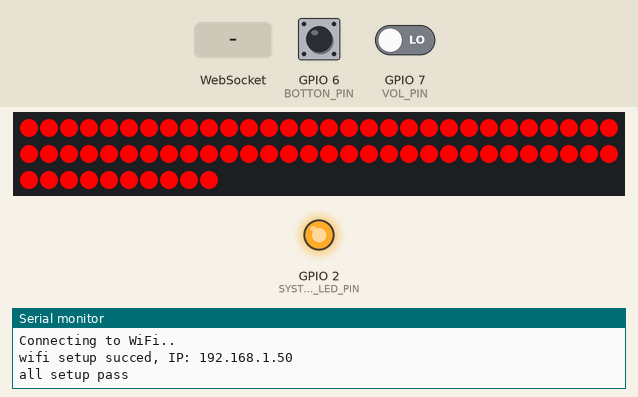
Simulated run of this sketch. Board: ESP32-S3. Parts: 70 RGB LEDs in strip order, left to right, continuing on the next row, output pins drawn as LEDs (lit = HIGH), the last lines printed to the serial monitor. The inputs (shaded band) are chosen by the test bench; at power-on: GPIO 6 (BOTTON_PIN) HIGH, GPIO 7 (VOL_PIN) LOW. Dim RGB values are drawn brighter than linear; WiFi joins after 1.5 s; servers stay silent unless stated; the audio player accepts every command and is not drawn.

Above: at 3.6 s.
At 9.6 s:
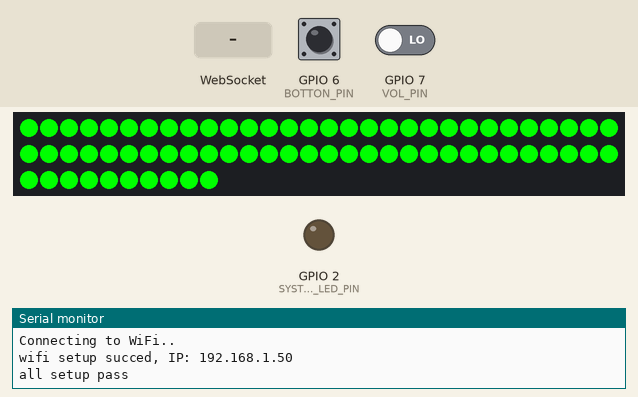
11.8 s: WebSocket text "1" received
At 11.9 s:
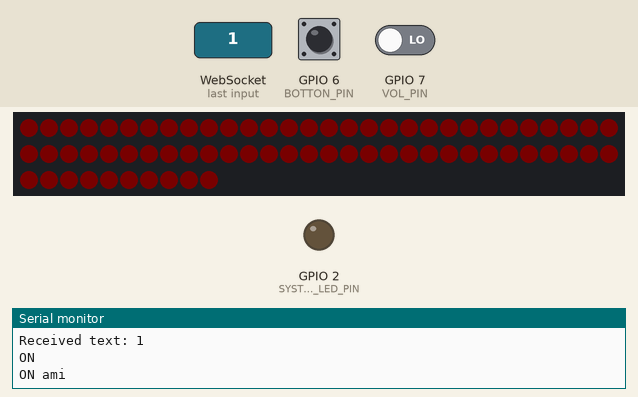
13.3 s: WebSocket text "0" received
At 20.8 s:
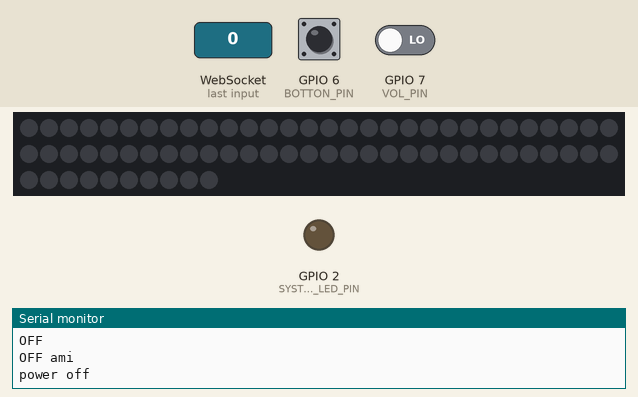
Timing chart, 0 to 22.3 s (numbered marks = the images above; inputs shaded):
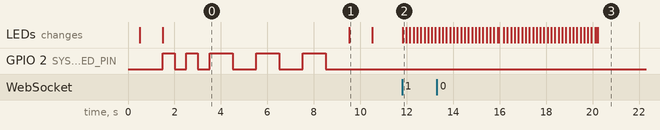

Measured:
- after the input at 11.8 s, the LEDs: change at once (image 2)
- what the display in image 0 shows lasts 8.0 s, from 1.5 s to 9.5 s
- what the display in image 1 shows lasts 1.0 s, from 9.5 s to 10.5 s

The sketch:

RGB_Instrument_client.ino
```cpp
#include <WiFi.h>
#include <ESPAsyncWebSrv.h>
#include <Adafruit_NeoPixel.h>
#include "DFRobotDFPlayerMini.h"
#include <WebSocketsClient.h>
#include "WIFI_ID.h"
#include "client_info.h"

#define SYSTEM_LED_PIN 2  //開機檢測燈
#define BOTTON_PIN 6
#define MP3_RX_PIN 5
#define MP3_TX_PIN 4
#define LED_PIN 9
#define VOL_PIN 7  //感測電池電壓
#define MONITOR_BAUDRATE 921600
#define MP3_BAUDRATE 9600

#define NUM_UNITS 1                                                     // 樂器單元數量
#define NUM_LEDS_PER_UNIT 70                                            // 每個單元的LED數量
#define NUM_LEDS_TOTAL (NUM_UNITS * NUM_LEDS_PER_UNIT)                  // 總LED數量
Adafruit_NeoPixel leds(NUM_LEDS_TOTAL, LED_PIN, NEO_GRB + NEO_KHZ800);  //  定義ws2812燈條
HardwareSerial myHardwareSerial(1);                                     //ESP32可宣告需要一個硬體序列，軟體序列會出錯
DFRobotDFPlayerMini myDFPlayer;                                         //啟動DFPlayer撥放器
WebSocketsClient webSocket;

int port = 80;  // 主機的端口
/*------rgb變數-------*/
float client_Bright = 0.80;   //亮度
float brightIntervel = 0.04;  //亮度變化速度
int client_chang = 1;         //亮度變化方向, +-1
/*------系統變數------*/
bool last_workState = false;  //紀錄開關機狀態
bool workState = false;       //預設開關機狀態
unsigned long previousMillis = 0;
const int interval = 50;
/*------按鈕變數------*/
bool last_bottonState = true;  //紀錄按鈕感測電壓, 壓下->0, 放開->1
bool bottonState = true;       //預設按鈕感測電壓, 壓下->0, 放開->1
/*------mp3變數-------*/
bool isPlaying = false;             //是否正在撥放音樂, 是->0, 否->1
int music_file_hit_instrument = 1;  //擊打音效的檔案編號
/*------電源變數------*/
int bettery_voltage;  //紀錄電池電壓, 0~1024
/*-----開發者指令變數-----*/
int on = 1;
int off = 2;
int perssBotton = 3;
int cheakvoltage = 4;
int deadCmd = 0;

void setup() {
  /*------系統設定-------*/
  Serial.begin(MONITOR_BAUDRATE);

  myHardwareSerial.begin(MP3_BAUDRATE, SERIAL_8N1, MP3_TX_PIN, MP3_RX_PIN);  // Serial的TX,RX
  Serial.println("Initializing DFPlayer ... (May take 1-2 seconds)");
  myDFPlayer.begin(myHardwareSerial);  //將DFPlayer播放器宣告在HardwareSerial控制

  Serial.println(F("begin setup system"));
  pinMode(BOTTON_PIN, INPUT_PULLUP);
  pinMode(VOL_PIN, INPUT);
  pinMode(SYSTEM_LED_PIN, OUTPUT);
  Serial.println(F("system setup succed"));
  /*------元件設定-------*/
  Serial.println(F("begin setup element"));
  leds.begin();
  setupWIFI();
  myDFPlayer.volume(30);
  webSocket.begin(host, port, "/ws");
  webSocket.onEvent(webSocketEvent);

  allSetupOK();
  /*
  Serial.println("test");
  myDFPlayer.playMp3Folder(2);  //播放mp3內的0001.mp3 3秒鐘
  delay(5000);
  Serial.println("REtest");
  myDFPlayer.playMp3Folder(1);  //播放mp3內的0001.mp3 3秒鐘*/
}


void loop() {
  /*------刷新系統變數-------*/
  unsigned long currentMillis = millis();
  if (currentMillis - previousMillis >= interval) {
    previousMillis = currentMillis;
    webSocket.loop();                        //刷新web
    ONorOFFAnimate();                        //刷新開關機狀態
    bottonState = digitalRead(BOTTON_PIN);   //刷新按鈕感測電壓, 壓下->0, 放開->1
    bettery_voltage = digitalRead(VOL_PIN);  //刷新電池電壓, 0~1024

    /*------壓下按鈕時-------*/
    if (ifBottonPress()) {
      Serial.println("press");
      myDFPlayer.playMp3Folder(music_file_hit_instrument);  //播放mp3內的0001.mp3
      webSocket.sendTXT(clientName);                        //web傳送課服端名字
      if (myDFPlayer.available()) {
        uint8_t type = myDFPlayer.readType();
      }
    }

    /*------次刷新系統變數------*/
    if (workState) client_Bright = 0.8;
    else client_Bright = 0;
    refreshBright();                 //更新亮度
    last_workState = workState;      //紀錄開關機狀態
    last_bottonState = bottonState;  //紀錄按鈕感測電壓
  }
}

void allClientVerToZero() {
  client_Bright = 0;
  client_chang = 0;
}
void ONorOFFAnimate() {
  if (workState == true && last_workState == false) {  //開機動畫
    Serial.println("ON ami");
    client_Bright = 0;
    allClientVerToZero();
    for (int i = 0; i < 80; i++) {
      client_Bright += 0.01;
      refreshBright();
      delay(50);
    }
    client_Bright = 80;
    Serial.println(F("power on"));
  } else if (workState == false && last_workState == true) {  //關機動畫
    Serial.println("OFF ami");
    client_Bright = 80;
    allClientVerToZero();
    for (int i = 80; i > 0; i--) {
      client_Bright -= 0.01;
      refreshBright();
      delay(50);
    }
    client_Bright = 0;
    Serial.println(F("power off"));
  }
}

void refreshBright() {
  for (int i = 0; i < NUM_LEDS_PER_UNIT; i++) {
    leds.setPixelColor(i, client_Bright * client_RGB[0], client_Bright * client_RGB[1], client_Bright * client_RGB[2]);
  }
  leds.show();
}

int ifBottonPress() {
  if (last_bottonState == true && bottonState == false) {
    return true;
  } else {
    return false;
  }
}

void systemPinBlink(int flashes_times, int interval_microSeconds) {
  for (int i = 0; i < flashes_times; i++) {
    digitalWrite(SYSTEM_LED_PIN, 1);
    delay(interval_microSeconds);
    digitalWrite(SYSTEM_LED_PIN, 0);
    delay(interval_microSeconds);
  }
}

void webSocketEvent(WStype_t type, uint8_t *payload, size_t length) {
  switch (type) {
    case WStype_DISCONNECTED:
      Serial.println("WebSocket disconnected");
      break;
    case WStype_CONNECTED:
      Serial.println("WebSocket connected");
      break;
    case WStype_TEXT:
      Serial.println("Received text: " + String((char *)payload));
      handleWebSocketMessage((char *)payload);
      // 在這裡處理從主機接收到的消息
      break;
  }
}

void handleWebSocketMessage(char *message) {
  if (strcmp(message, "1") == 0) {
    workState = true;
    Serial.println("ON");
  } else if (strcmp(message, "0") == 0) {
    workState = false;
    Serial.println("OFF");
  }
}

void setupWIFI() {  //建立wifi連線, 失敗則亮紅色燈
  Serial.println(F("begin setup wifi"));
  WiFi.begin(ssid, password);
  while (WiFi.status() != WL_CONNECTED) {
    delay(1000);
    Serial.println("Connecting to WiFi..");
    for (int i = 0; i < NUM_LEDS_PER_UNIT; i++) {
      leds.setPixelColor(i, 255, 0, 0);
    }
    leds.show();
    systemPinBlink(2, 500);
  }
  Serial.print(F("wifi setup succed, IP: "));
  Serial.println(WiFi.localIP());
}

void allSetupOK() {
  Serial.println(F("all setup pass"));
  systemPinBlink(3, 1000);
  for (int i = 0; i < NUM_LEDS_PER_UNIT; i++) {
    leds.setPixelColor(i, 0, 255, 0);
  }
  leds.show();
  delay(1000);
}
```

WIFI_ID.h
```cpp
/*
#ifndef _PAN_WIFI_ID_
#define _PAN_WIFI_ID_
#include "Arduino.h"
const char *ssid = "pan0428";
const char *password = "04836920";
const char *host = "192.168.113.189";  // 當ip是PAN時的 主機的 IP 地址
#endif
*/

#ifndef _MONEY_WIFI_ID_
#define _MONEY_WIFI_ID_
#include "Arduino.h"
const char *ssid = "moneyyy";
const char *password = "$$$$$$$$";
const char *host = "172.20.10.2";  // 當ip是MONEY時的 主機的 IP 地址
#endif

/*
#ifndef _LI_WIFI_ID_
#define _LI_WIFI_ID_
#include "Arduino.h"
const char *ssid = "Liangyu";
const char *password = "10635493";
#endif
*/
```

client_info.h
```cpp
/*---其他課服端的顏色----
float client1_RGB[3] = { 100.00, 144.00, 232.00 };  //調整樂器單元顏色
float client2_RGB[3] = { 72.00, 193.00, 172.00 };
float client3_RGB[3] = { 255.00, 71.00, 34.00 };
float powerONOFF_RGB[3] = { 255.00, 255.00, 255.00 };
--------------------*/
/*
#ifndef _CLIENT_ONE_
#define _CLIENT_ONE_
float client_RGB[3] = { 100.00, 144.00, 232.00 };  //一號是藍色吉他
const char *clientName = "clientone";
#endif
*/
/*
#ifndef _CLIENT_TWO_
#define _CLIENT_TWO_
float client_RGB[3] = { 72.00, 193.00, 172.00 };  //二號是綠色手鼓
const char *clientName = "clienttwo";
#endif
*/

#ifndef _CLIENT_THREE_
#define _CLIENT_THREE_
float client_RGB[3] = { 255.00, 71.00, 34.00 };  //三號是橘色鈴鼓
const char *clientName = "clientthree";
#endif
```
